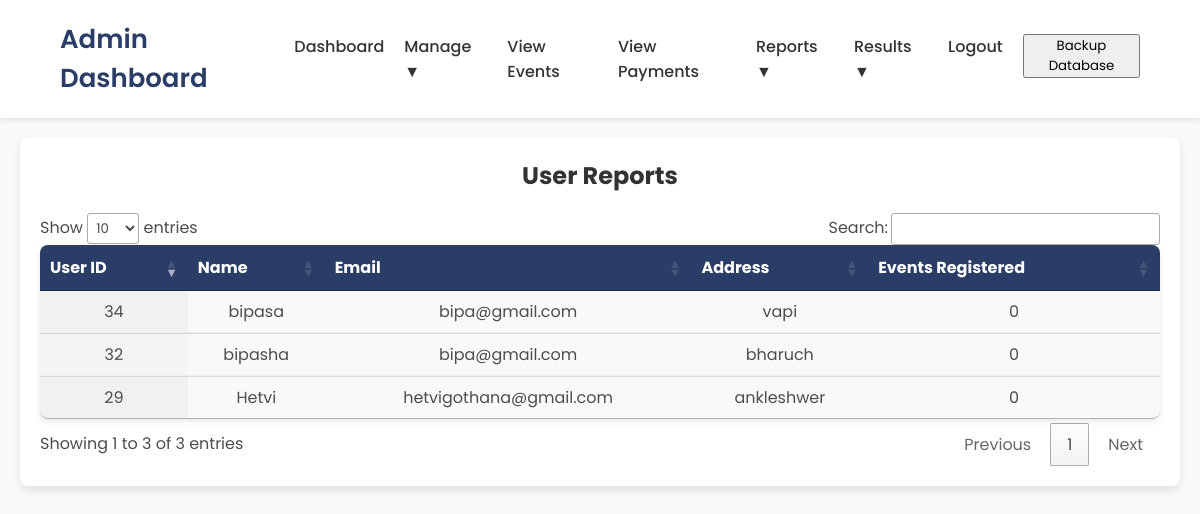
The app's page /user_reports.php (signed in), older data.
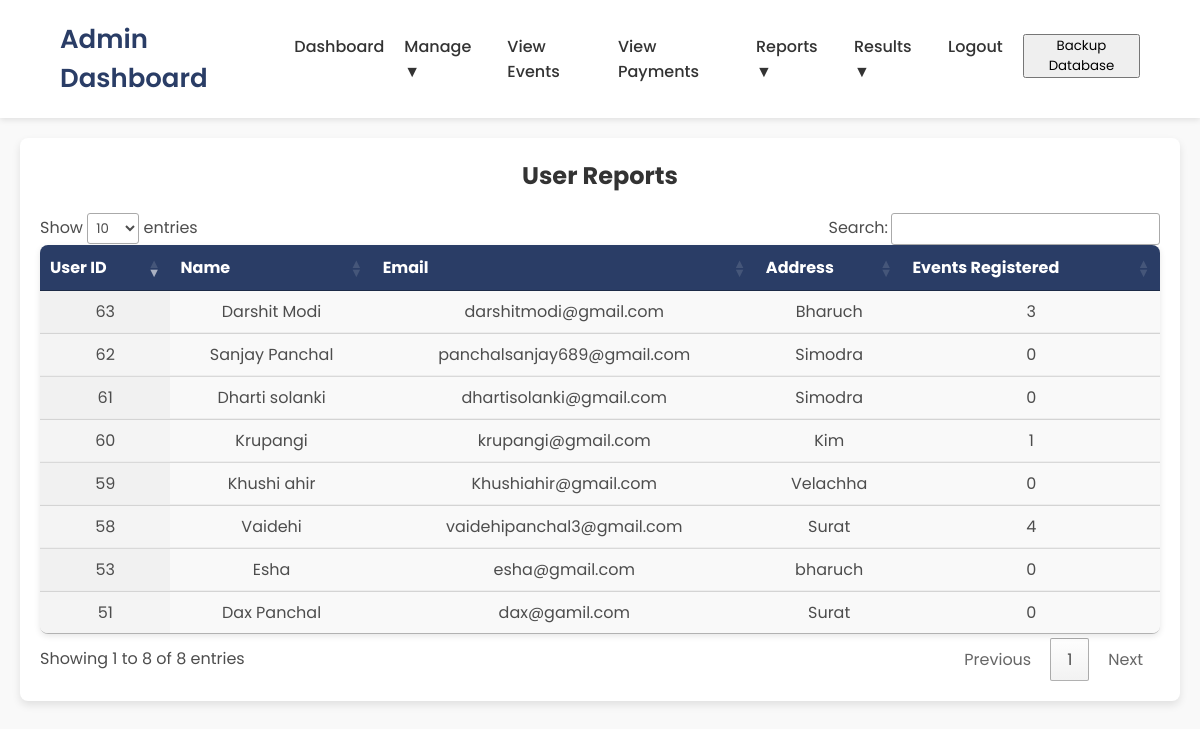
The same page, newer data.
### tables this page shows
CREATE TABLE `user_master` (
  `user_id` int NOT NULL AUTO_INCREMENT,
  `user_name` text,
  `user_email` text,
  `user_password` text,
  `user_address` text,
  `otp` varchar(255) DEFAULT NULL,
  `otp_expiry` int DEFAULT NULL,
  `user_created_at` datetime DEFAULT CURRENT_TIMESTAMP,
  PRIMARY KEY (`user_id`)
);

### user_reports.php (the view, shortened to what this page needs)
<?php
include "config.php";
$sql = "SELECT
            um.user_id,
            um.user_name,
            um.user_email,
            um.user_address,
            COUNT(uer.event_id) AS event_count
        FROM
            user_master um
        LEFT JOIN
            user_event_registration uer ON um.user_id = uer.user_id
        GROUP BY
            um.user_id
        ORDER BY
            um.user_id DESC";
$mysqli_result = mysqli_query($conn, $sql);
?>
<!DOCTYPE html>
<html lang="en">
<head>
    <link rel="stylesheet" href="https://cdn.datatables.net/1.11.5/css/jquery.dataTables.min.css">
</head>
<body>
    <?php include "admin_navbar.php"; ?>
    <main>
        <div class="content">
            <h2>User Reports</h2>
            <table id="userTable" class="user-table display">
                <thead>
                    <tr>
                        <th>User ID</th>
                        <th>Name</th>
                        <th>Email</th>
                        <th>Address</th>
                        <th>Events Registered</th>
                    </tr>
                </thead>
                <tbody>
                    <?php
                    if (mysqli_num_rows($mysqli_result) > 0) {
                        while ($row = mysqli_fetch_assoc($mysqli_result)) {
                            echo "<tr>";
                            echo "<td>" . htmlspecialchars($row['user_id']) . "</td>";
                            echo "<td>" . htmlspecialchars($row['user_name']) . "</td>";
                            echo "<td>" . htmlspecialchars($row['user_email']) . "</td>";
                            echo "<td>" . htmlspecialchars($row['user_address']) . "</td>";
                            echo "<td>" . htmlspecialchars($row['event_count']) . "</td>";
                            echo "</tr>";
                        }
                    } else {
                        echo "<tr><td colspan='5' style='text-align:center;'>No users found.</td></tr>";
                    }
                    ?>
                </tbody>
            </table>
        </div>
    </main>
</body>
</html>

Row changes from the older to the newer data that the page shows:
removed user_master: user_id "34", user_name "bipasa", user_email "bipa@gmail.com", user_address "vapi", event_count "0"
removed user_master: user_id "32", user_name "bipasha", user_email "bipa@gmail.com", user_address "bharuch", event_count "0"
removed user_master: user_id "29", user_name "Hetvi", user_email "hetvigothana@gmail.com", user_address "ankleshwer", event_count "0"
added user_master: user_id "63", user_name "Darshit Modi", user_email "darshitmodi@gmail.com", user_address "Bharuch", event_count "3"
added user_master: user_id "62", user_name "Sanjay Panchal", user_email "panchalsanjay689@gmail.com", user_address "Simodra", event_count "0"
added user_master: user_id "61", user_name "Dharti solanki", user_email "dhartisolanki@gmail.com", user_address "Simodra", event_count "0"
added user_master: user_id "60", user_name "Krupangi", user_email "krupangi@gmail.com", user_address "Kim", event_count "1"
added user_master: user_id "59", user_name "Khushi ahir", user_email "Khushiahir@gmail.com", user_address "Velachha", event_count "0"
added user_master: user_id "58", user_name "Vaidehi", user_email "vaidehipanchal3@gmail.com", user_address "Surat", event_count "4"
added user_master: user_id "53", user_name "Esha", user_email "esha@gmail.com", user_address "bharuch", event_count "0"
added user_master: user_id "51", user_name "Dax Panchal", user_email "dax@gamil.com", user_address "Surat", event_count "0"
Text that changed along with them:
text written by a page script: "Show entries Search: Showing 1 to 3 of 3 entries Previous 1 Next" → "Show entries Search: Showing 1 to 8 of 8 entries Previous 1 Next"
